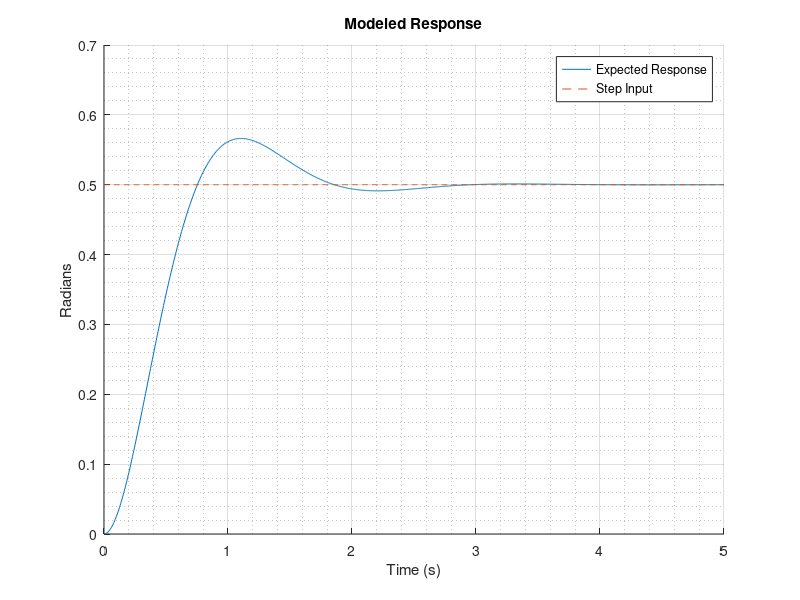

This chart was generated by the following MATLAB code:
clear all;close  all;clc
%define zeta, w_n, and w_d to be used 
zeta = 0.5411;
w_n = 3.383;
w_d = w_n*sqrt(1 - zeta^2);

t = linspace(0,5,1000);

x = (1 - exp(-zeta.*w_n.*t).*(cos(w_d.*t) + (zeta./sqrt(1 - zeta^2)).*sin(w_d.*t)))*.5;

line = linspace(.5,.5,1000);

figure
hold on
grid on
grid minor 
plot(t,x);
plot(t,line,'--')
title('Modeled Response')
xlabel('Time (s)')
ylabel('Radians')
legend('Expected Response','Step Input')